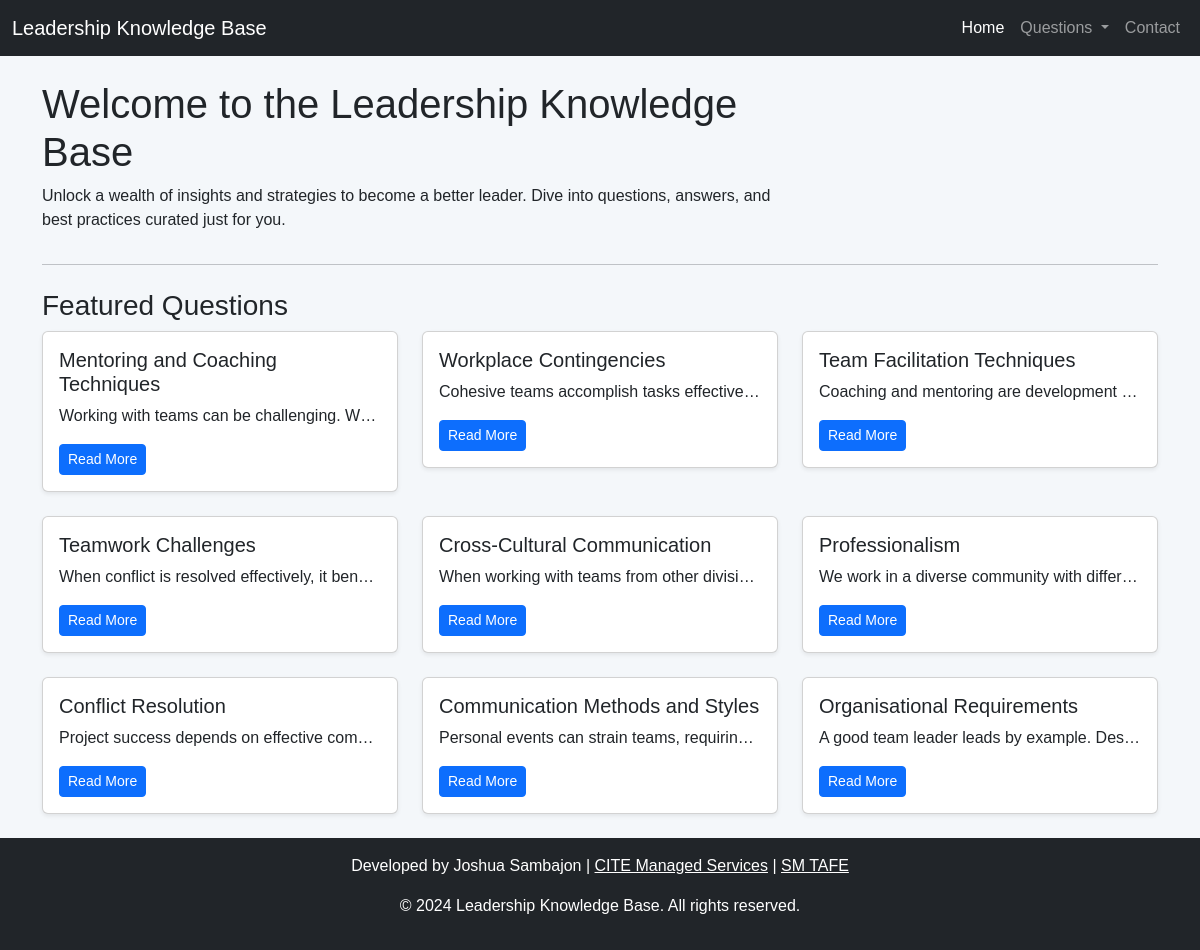
The page /pages/index.php on the database its author committed.
### tables this page shows
CREATE TABLE `questions` (
  `id` int(11) NOT NULL,
  `question` text NOT NULL,
  `description` text NOT NULL,
  `answer` text NOT NULL,
  `created_at` datetime DEFAULT current_timestamp()
);

### pages/index.php (the view, shortened to what this page needs)
<?php
include('../config/config.php');
include('../includes/navbar.php');
try {
    $pdo = new PDO("mysql:host=$host;dbname=$dbname;charset=utf8", $username, $password);
    $pdo->setAttribute(PDO::ATTR_ERRMODE, PDO::ERRMODE_EXCEPTION);
    $sql = "SELECT id, question, description FROM questions ORDER BY RAND() LIMIT 9";
    $stmt = $pdo->query($sql);
    $questions = $stmt->fetchAll(PDO::FETCH_ASSOC);
} catch (PDOException $e) {
    die("Connection failed: " . $e->getMessage());
}
?>
<!DOCTYPE html>
<html lang="en">
<head>
    <link href="https://cdn.jsdelivr.net/npm/bootstrap@5.3.0/dist/css/bootstrap.min.css" rel="stylesheet">
    <link rel="stylesheet" href="../assets/style.css">
</head>
<body>
<div class="wrapper d-flex flex-column min-vh-100">
    <div class="container flex-grow-1 mt-4">
        <div class="row">
            <div class="col-lg-8">
                <h1>Welcome to the Leadership Knowledge Base</h1>
                <p>Unlock a wealth of insights and strategies to become a better leader. Dive into questions, answers, and best practices curated just for you.</p>
            </div>
        </div>
        <hr>
        <h3 class="mt-4">Featured Questions</h3>
        <div class="row">
            <?php if (count($questions) > 0): ?>
                <?php foreach ($questions as $question): ?>
                    <div class="col-md-6 col-lg-4 mb-4">
                        <div class="card shadow-sm">
                            <div class="card-body">
                                <h5 class="card-title"><?php echo htmlspecialchars($question['question']); ?></h5>
                                <p class="card-text text-truncate"><?php echo htmlspecialchars($question['description']); ?></p>
                                <a href="questions.php?q=<?php echo $question['id']; ?>" class="btn btn-primary btn-sm">Read More</a>
                            </div>
                        </div>
                    </div>
                <?php endforeach; ?>
            <?php else: ?>
                <p>No questions available at the moment. Please check back later!</p>
            <?php endif; ?>
        </div>
    </div>
    <?php include '../includes/footer.php'; ?>
</div>
</body>
</html>

### includes/navbar.php (shortened to what this page needs)
<!DOCTYPE html>
<html lang="en">
<head>
</head>
<body>
    <nav class="navbar navbar-expand-lg navbar-dark bg-dark">
        <div class="container-fluid">
            <a class="navbar-brand" href="index.php">Leadership Knowledge Base</a>
            <div class="collapse navbar-collapse" id="navbarNav">
                <ul class="navbar-nav ms-auto">
                    <li class="nav-item">
                        <a class="nav-link active" aria-current="page" href="index.php">Home</a>
                    </li>
                    <li class="nav-item dropdown">
                        <a class="nav-link dropdown-toggle" href="#" id="navbarQuestions" role="button" data-bs-toggle="dropdown" aria-expanded="false">
                            Questions
                        </a>
                    </li>
                    <li class="nav-item">
                        <a class="nav-link" href="contact.php">Contact</a>
                    </li>
                </ul>
            </div>
        </div>
    </nav>
</body>
</html>

### includes/footer.php
<footer class="bg-dark text-white text-center py-3">
    <p>Developed by Joshua Sambajon |
    <a href="https://www.citems.com.au/" class="text-white" target="_blank">CITE Managed Services</a> |
    <a href="https://www.southmetrotafe.wa.edu.au/" class="text-white" target="_blank">SM TAFE</a></p>
    <p>&copy; <?php echo date("Y"); ?> Leadership Knowledge Base. All rights reserved.</p>
</footer>

### assets/style.css (style rules this page uses)
html, body { height: 100%; margin: 0; overflow-x: hidden; overflow-y: auto; background-color: #f4f7fa; font-family: Arial, sans-serif; }
footer { margin-top: auto; padding-top: 1rem; padding-bottom: 1rem; background-color: #343a40; color: white; text-align: center; }

### rows shown on the page
questions: question "Mentoring and Coaching Techniques", description "Working with teams can be challenging. W…"
questions: question "Workplace Contingencies", description "Cohesive teams accomplish tasks effective…"
questions: question "Team Facilitation Techniques", description "Coaching and mentoring are development…"
questions: question "Teamwork Challenges", description "When conflict is resolved effectively, it ben…"
questions: question "Cross-Cultural Communication", description "When working with teams from other divisi…"
questions: question "Professionalism", description "We work in a diverse community with differ…"
questions: question "Conflict Resolution", description "Project success depends on effective com…"
questions: question "Communication Methods and Styles", description "Personal events can strain teams, requirin…"
questions: question "Organisational Requirements", description "A good team leader leads by example. Des…"
